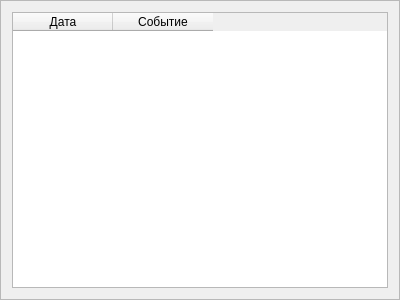
<?xml version="1.0" encoding="UTF-8"?>
<ui version="4.0">
 <class>MessageFrame</class>
 <widget class="QFrame" name="MessageFrame">
  <property name="geometry">
   <rect>
    <x>0</x>
    <y>0</y>
    <width>400</width>
    <height>300</height>
   </rect>
  </property>
  <property name="windowTitle">
   <string>Frame</string>
  </property>
  <property name="frameShape">
   <enum>QFrame::StyledPanel</enum>
  </property>
  <property name="frameShadow">
   <enum>QFrame::Raised</enum>
  </property>
  <layout class="QHBoxLayout" name="horizontalLayout">
   <item>
    <widget class="QTableWidget" name="tableWidget">
     <property name="rowCount">
      <number>0</number>
     </property>
     <property name="columnCount">
      <number>2</number>
     </property>
     <column>
      <property name="text">
       <string>Дата</string>
      </property>
     </column>
     <column>
      <property name="text">
       <string>Событие</string>
      </property>
     </column>
    </widget>
   </item>
  </layout>
 </widget>
 <resources/>
 <connections/>
</ui>
